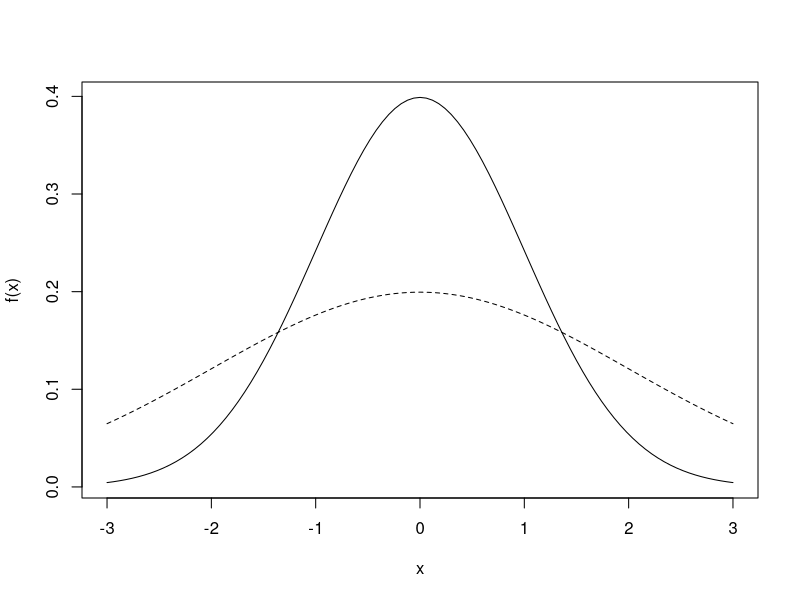

R code for this plot:
## ---- chunk 1
curve(expr = dnorm,
      from = -3,
      to = 3,
      ylab = "f(x)")
temp <- function(x){
  dnorm(x = x,
        sd = 2)
}
curve(expr = temp,
      add = TRUE,
      lty = 2)
